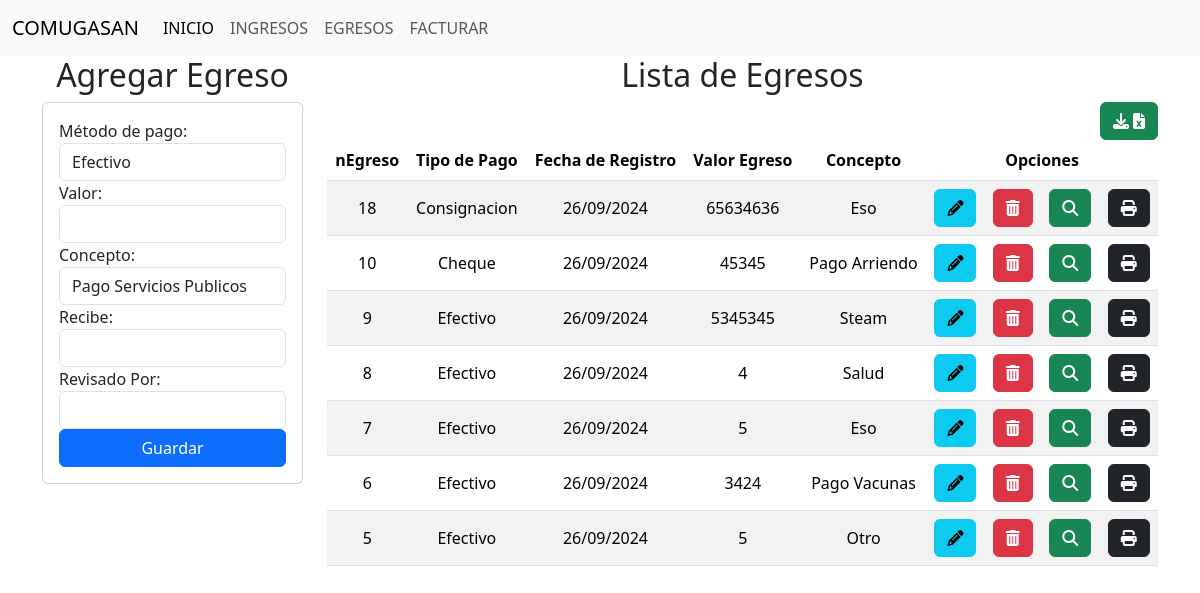
/egresos/, run on the app's committed database.
### comite/models.py (models this page shows, shortened)
class Egresos(models.Model):
    nEgreso = models.AutoField(primary_key=True)
    tipo_pago = models.CharField(max_length=20)
    valorEgreso = models.IntegerField(default=0,blank=True,null=True)
    concepto = models.CharField(max_length=200)
    ciudad = models.CharField(max_length=100,default='San Juan Nepomuceno',editable=False)
    recibe = models.CharField(max_length=100, null=False)
    aprobado = models.CharField(max_length=100,default='Jorge Arzuaga',editable=False)
    revisado = models.CharField(max_length=100,default='Jorge Arzuaga',null=False)
    contabilizado = models.CharField(max_length=100,default='Eduard Posso',editable=False)
    fecha = models.DateTimeField(auto_now_add=True,editable=False)

### comite/views.py (the view)
# urls.py: path('egresos/',views.egresos),
def egresos(request):
    egresos = Egresos.objects.all()
    egresos_invertidos = []
    for i in egresos[::-1]:
        egresos_invertidos.append(i)
    return render(request,"egresos/egresos.html",{"egresos":egresos_invertidos})

### comite/templates/egresos/egresos.html (shortened to what this page needs)
{% extends "base.html" %}
{% load static %}
{% block body %}
<div class="row">
    <div class=" col-sm-12 col-md-6 col-lg-3 col-xl-3">
        <h2 style="text-align: center;">Agregar Egreso</h2>
        <div class="card">
            <div class="card-body">
                <form action="/registrarEgreso/" id="registro-form" method="POST">
                    <label for="tipo_pago">Método de pago:</label>
                    <select id="tipo_pago" class="form-control" name="tipo_pago">
                        <option value="Efectivo">Efectivo</option>
                    </select>
                    <div class="form-group">
                        <label>Valor:</label>
                        <input class="form-control" type="number" id="valorEgreso" name="valorEgreso" maxlength="20" required>
                    </div>
                    <div>
                        <label for="concepto">Concepto:</label>
                        <select id="concepto" class="form-control" name="concepto">
                            <option value="Pago Servicios Publicos">Pago Servicios Publicos</option>
                        </select>
                    </div>
                    <div class="form-group" class="form-control">
                        <label>Recibe:</label>
                        <input class="form-control" type="text" id="recibe" name="recibe" maxlength="20" required>
                    </div>
                    <div class="form-group" class="form-control">
                        <label>Revisado Por:</label>
                        <input class="form-control" type="text" id="revisado" name="revisado" maxlength="20" required>
                    </div>
                    <div class="form-group">
                        <button type="submit" class="btn btn-primary w-100 text-white">Guardar</button>
                    </div>
                </form>
            </div>
        </div>
    </div>
    <div class=" col-sm-12 col-md-6 col-lg-9 col-xl-9">
        <h2 style="text-align: center;">Lista de Egresos</h2>
        <div style="text-align: right;">
        <td><a href="/egresos/descargarExcelEgresos/" class="btn btn-success">  <i class="fa-solid fa-download">&nbsp;</i><i class="fa-solid fa-file-excel"> </i></i></></a></td>
        </div>
        <div class="table-responsive">
            <table class="table table-striped">
                <thead>
                    <tr>
                        <th>nEgreso</th>
                        <th>Tipo de Pago</th>
                        <th>Fecha de Registro</th>
                        <th>Valor Egreso</th>
                        <th>Concepto</th>
                        <th colspan="4">Opciones</th>
                    </tr>
                </thead>
                <tbody>
                    {% for items in egresos %}
                    <tr>
                        <td>{{items.nEgreso}}</td>
                        <td>{{items.tipo_pago}}</td>
                        <td>{{items.fecha|date:"d/m/Y"}}</td>
                        <td>{{items.valorEgreso}}</td>
                        <td>{{items.concepto}}</td>
                        <td><a href="edicionEgreso/{{items.nEgreso}}" class="btn btn-info"><i class="fa-solid fa-pencil"></i></a></td>
                        <td><a href="eliminacionEgreso/{{items.nEgreso}}" class="btn btn-danger btnEliminacion"> <i class="fa-solid fa-trash-can"></i></a></td>
                        <td><a href="detalleEgreso/{{items.nEgreso}}" class="btn btn-success"><i class="fa-solid fa-magnifying-glass"></i></a></td>
                        <td><a href="imprimirEgreso/{{items.nEgreso}}" onclick="abrirPopup(event, 'imprimirEgreso/{{items.nEgreso}}', 'Mi ventana emergente', 800, 1000)"  class="btn btn-dark"><i class="fa-solid fa-print"></i></i></i></a></td>
                    </tr>
                    {% endfor%}
                </tbody>
            </table>
        </div>
    </div>
</div>
{% endblock %}

### comite/static/css/ingresos.css (style rules this page uses)
th, td { text-align: center; vertical-align: middle; }

### data on the page
Egresos: nEgreso "18", tipo_pago "Consignacion", fecha "26/09/2024", valorEgreso "65634636", concepto "Eso"
Egresos: nEgreso "10", tipo_pago "Cheque", fecha "26/09/2024", valorEgreso "45345", concepto "Pago Arriendo"
Egresos: nEgreso "9", tipo_pago "Efectivo", fecha "26/09/2024", valorEgreso "5345345", concepto "Steam"
Egresos: nEgreso "8", tipo_pago "Efectivo", fecha "26/09/2024", valorEgreso "4", concepto "Salud"
Egresos: nEgreso "7", tipo_pago "Efectivo", fecha "26/09/2024", valorEgreso "5", concepto "Eso"
Egresos: nEgreso "6", tipo_pago "Efectivo", fecha "26/09/2024", valorEgreso "3424", concepto "Pago Vacunas"
Egresos: nEgreso "5", tipo_pago "Efectivo", fecha "26/09/2024", valorEgreso "5", concepto "Otro"
